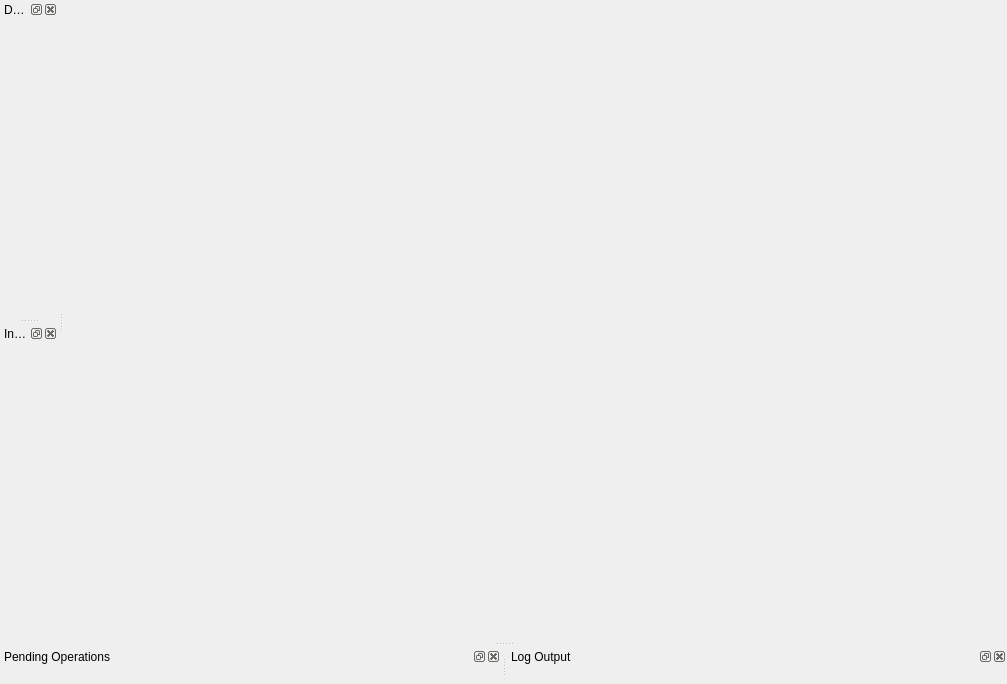
<?xml version="1.0" encoding="UTF-8"?>
<ui version="4.0">
 <class>MainWindowBase</class>
 <widget class="QMainWindow" name="MainWindowBase">
  <property name="geometry">
   <rect>
    <x>0</x>
    <y>0</y>
    <width>1007</width>
    <height>684</height>
   </rect>
  </property>
  <property name="windowTitle">
   <string comment="@title:window">KDE Partition Manager</string>
  </property>
  <widget class="PartitionManagerWidget" name="m_PartitionManagerWidget">
   <layout class="QVBoxLayout" name="verticalLayout"/>
  </widget>
  <widget class="QDockWidget" name="m_DockDevices">
   <property name="allowedAreas">
    <set>Qt::LeftDockWidgetArea|Qt::RightDockWidgetArea</set>
   </property>
   <property name="windowTitle">
    <string comment="@title:window">Devices</string>
   </property>
   <attribute name="dockWidgetArea">
    <number>1</number>
   </attribute>
   <widget class="ListDevices" name="m_ListDevices">
    <layout class="QVBoxLayout"/>
   </widget>
  </widget>
  <widget class="QDockWidget" name="m_DockOperations">
   <property name="allowedAreas">
    <set>Qt::BottomDockWidgetArea|Qt::LeftDockWidgetArea|Qt::RightDockWidgetArea</set>
   </property>
   <property name="windowTitle">
    <string comment="@title:window">Pending Operations</string>
   </property>
   <attribute name="dockWidgetArea">
    <number>8</number>
   </attribute>
   <widget class="ListOperations" name="m_ListOperations">
    <layout class="QVBoxLayout" name="verticalLayout_2"/>
   </widget>
  </widget>
  <widget class="QDockWidget" name="m_DockInformation">
   <property name="windowTitle">
    <string comment="@title:window">Information</string>
   </property>
   <attribute name="dockWidgetArea">
    <number>1</number>
   </attribute>
   <widget class="InfoPane" name="m_InfoPane">
    <layout class="QGridLayout" name="dockInformationLayout"/>
   </widget>
  </widget>
  <widget class="QDockWidget" name="m_DockLog">
   <property name="allowedAreas">
    <set>Qt::BottomDockWidgetArea|Qt::TopDockWidgetArea</set>
   </property>
   <property name="windowTitle">
    <string comment="@title:window">Log Output</string>
   </property>
   <attribute name="dockWidgetArea">
    <number>8</number>
   </attribute>
   <widget class="TreeLog" name="m_TreeLog">
    <layout class="QGridLayout" name="gridLayout"/>
   </widget>
  </widget>
 </widget>
 <customwidgets>
  <customwidget>
   <class>PartitionManagerWidget</class>
   <extends>QWidget</extends>
   <header>gui/partitionmanagerwidget.h</header>
   <container>1</container>
  </customwidget>
  <customwidget>
   <class>ListDevices</class>
   <extends>QWidget</extends>
   <header>gui/listdevices.h</header>
   <container>1</container>
  </customwidget>
  <customwidget>
   <class>ListOperations</class>
   <extends>QWidget</extends>
   <header>gui/listoperations.h</header>
   <container>1</container>
  </customwidget>
  <customwidget>
   <class>TreeLog</class>
   <extends>QWidget</extends>
   <header>gui/treelog.h</header>
   <container>1</container>
  </customwidget>
  <customwidget>
   <class>InfoPane</class>
   <extends>QWidget</extends>
   <header>gui/infopane.h</header>
   <container>1</container>
  </customwidget>
 </customwidgets>
 <connections/>
</ui>
